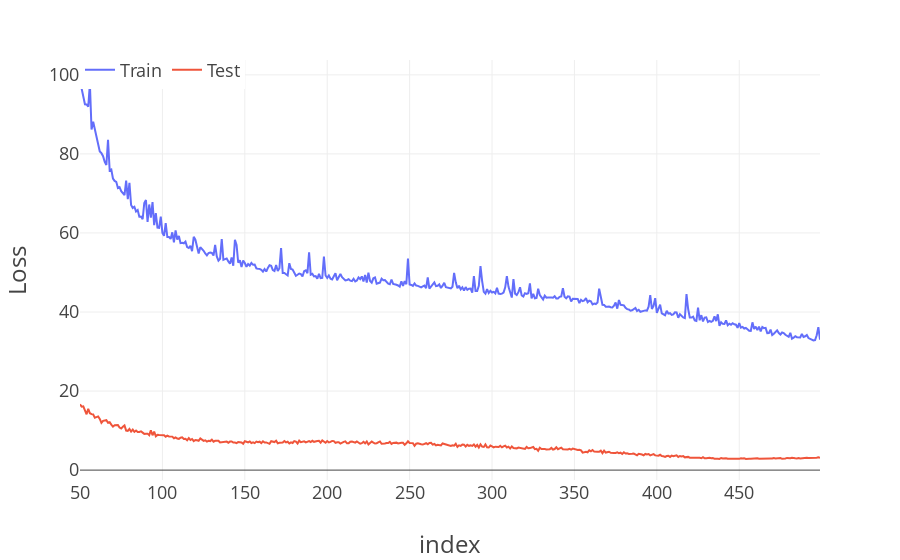

This figure's notebook cell:
### Code cell
df_loss = pd.DataFrame({"Train":train_losses, "Test":test_losses}, index=list(range(num_epochs)))
fig = px.line(df_loss[50:], labels=dict(Epoch="Epoch", value="Loss"))
fig.update_layout(
  template=plot_template, legend=dict(orientation='h', y=1.02, title_text="")
    )
fig.show()

### Figure 1 — Plotly figure (JSON) as saved in the notebook; plotly's stock layout.template omitted (floating-point values rounded to 4 significant figures; data arrays with more than 128 entries replaced by an {"elided": "..."} marker saying what was removed)
{"data": [{"hovertemplate": "variable=Train<br>index=%{x}<br>Loss=%{y}<extra></extra>", "legendgroup": "Train", "line": {"color": "#636efa", "dash": "solid"}, "marker": {"symbol": "circle"}, "mode": "lines", "name": "Train", "orientation": "v", "showlegend": true, "type": "scatter", "x": {"elided": "450 int values"}, "xaxis": "x", "y": {"elided": "450 float values"}, "yaxis": "y"}, {"hovertemplate": "variable=Test<br>index=%{x}<br>Loss=%{y}<extra></extra>", "legendgroup": "Test", "line": {"color": "#EF553B", "dash": "solid"}, "marker": {"symbol": "circle"}, "mode": "lines", "name": "Test", "orientation": "v", "showlegend": true, "type": "scatter", "x": {"elided": "450 int values"}, "xaxis": "x", "y": {"elided": "450 float values"}, "yaxis": "y"}], "layout": {"legend": {"orientation": "h", "title": {"text": ""}, "tracegroupgap": 0, "y": 1.02}, "margin": {"t": 60}, "xaxis": {"anchor": "y", "domain": [0, 1], "title": {"text": "index"}}, "yaxis": {"anchor": "x", "domain": [0, 1], "title": {"text": "Loss"}}}}
